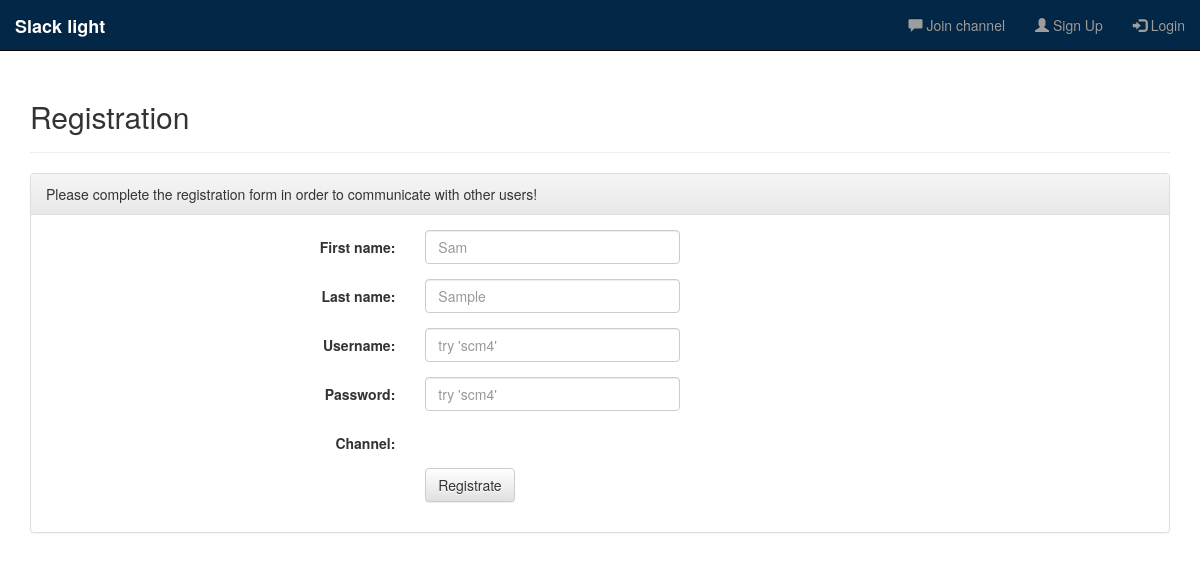
Page /index.php?view=registration on the earlier database version.
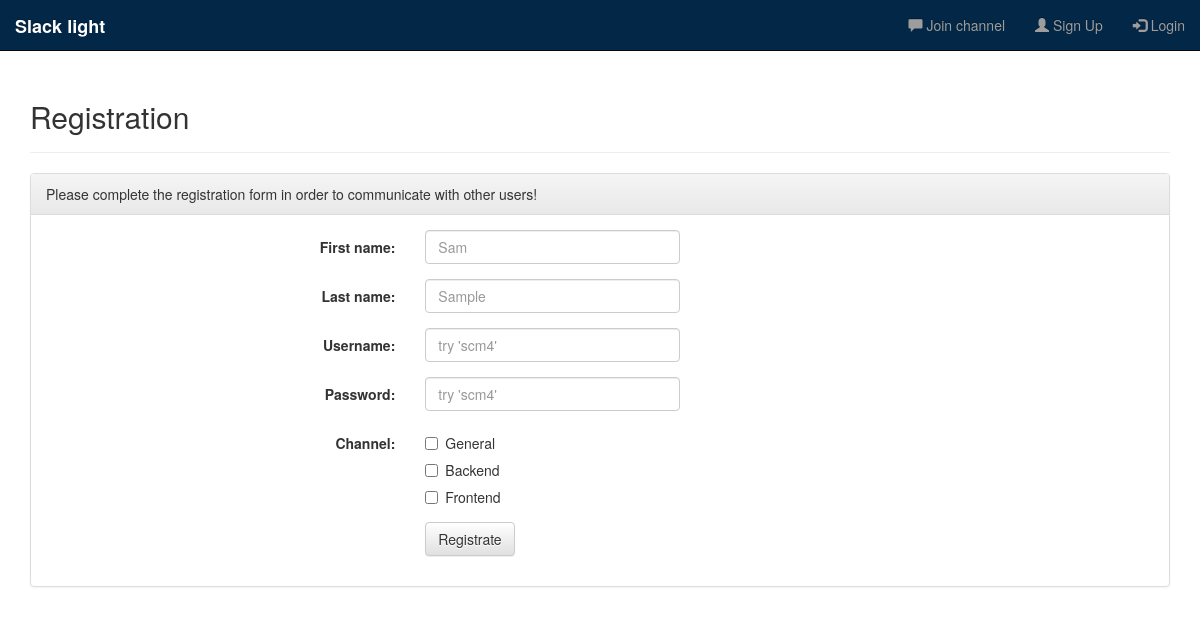
Same page on the later database version.
### tables this page shows
CREATE TABLE IF NOT EXISTS `Channel` (
`channelId` int(11) NOT NULL AUTO_INCREMENT,
  `name` varchar(45) NOT NULL,
  PRIMARY KEY(`channelId`)
);

### lib/AuthenticationManager.php (called while the page is built, shortened)
<?php
class AuthenticationManager extends BaseObject {
    public static function getAuthenticatedUser() {
        return self::isAuthenticated() ? DataManager::getUserById($_SESSION['user']) : null;
    }
    public static function isAuthenticated() {
        return isset($_SESSION['user']) && $_SESSION['user'];
    }
}

### lib/Util.php (called while the page is built, shortened)
<?php
class Util extends BaseObject {
	public static function action($action, $params = null) {
		$page = isset($_REQUEST['page']) && $_REQUEST['page'] ? $_REQUEST['page'] : $_SERVER['REQUEST_URI'];
        $page = explode('?', $page)[0];
        $ret = 'index.php?action=' . rawurlencode($action) . '&page=' . rawurlencode($page);
		return $ret;
	}
}
?>

### lib/data/DataManager_pdo.php (called while the page is built, shortened)
<?php
class DataManager {
    private static $__connection;
    private static function getConnection() {
        if (!isset(self::$__connection)) {
            self::$__connection = new PDO('mysql:host=localhost;dbname=fh_2015_scm4_1310307036;charset=utf8', 'root', '');
        }
        return self::$__connection;
    }
    private static function query($connection, $query, $parameters = array()) {
        $statement = $connection->prepare($query);
        $statement->execute();
        return $statement;
    }
    private static function fetchObject($cursor) {
        return $cursor->fetchObject();
    }
    public static function getChannels() {
        $channels = array();
        $con = self::getConnection();
        $res = self::query($con, "SELECT channelId, name FROM channel;");
        while ($ch = self::fetchObject($res)) {
            $channels[] = new Channel($ch->channelId, $ch->name);
        }
        return $channels;
    }
}

### lib/Channel.php (called while the page is built, shortened)
<?php
class Channel extends Entity {
    private $name;
    public function __construct($id, $name) {
        $this->name = $name;
    }
    public function getName() {
        return $this->name;
    }
}

### views/registration.php (the view)
<?php
include_once("views/partials/header.php");
?>
<div class="page-header">
    <h2>Registration</h2>
</div>
<div class="panel panel-default">
    <div class="panel-heading">
        Please complete the registration form in order to communicate with other users!
    </div>
    <div class="panel-body">
        <form class="form-horizontal" method="post" action="<?php echo Util::action('registrate');?>">
            <div class="form-group">
                <label for="inputName" class="col-sm-4 control-label">First name: </label>
                <div class="col-sm-3">
                    <input type="text" class="form-control" id="firstName" name="firstName" placeholder="Sam" required>
                </div>
            </div>
            <div class="form-group">
                <label for="inputName" class="col-sm-4 control-label">Last name: </label>
                <div class="col-sm-3">
                    <input type="text" class="form-control" id="lastName" name="lastName" placeholder="Sample" required>
                </div>
            </div>
            <div class="form-group">
                <label for="inputName" class="col-sm-4 control-label">Username: </label>
                <div class="col-sm-3">
                    <input type="text" class="form-control" id="username" name="username" placeholder="try 'scm4'" required>
                </div>
            </div>
            <div class="form-group">
                <label for="inputPassword" class="col-sm-4 control-label">Password:</label>
                <div class="col-sm-3">
                    <input type="password" class="form-control" id="inputPassword" name="password" placeholder="try 'scm4'" required>
                </div>
            </div>
            <div class = "form-group">
                <label for="channel" class="col-sm-4 control-label">Channel:</label>
                <div class = "col-sm-3">
                        <?php
                            $channels = DataManager::getChannels();
                            foreach($channels as $channel) { ?>
                                <div class="checkbox">
                                    <label><input type="checkbox" name="channels[]" value="<?php echo $channel->getName();?>"><?php echo $channel->getName();?></label>
                                </div>
                            <?php } ?>
                </div>
            </div>
            <div class="form-group">
                <div class="col-sm-offset-4 col-sm-3">
                    <button type="submit" class="btn btn-default">Registrate</button>
                </div>
            </div>
        </form>
    </div>
</div>
<?php
include_once("views/partials/footer.php");
?>

### index.php (shortened to what this page needs)
<?php
$view = isset($_REQUEST['view']) && $_REQUEST['view'] ? $_REQUEST['view'] : 'welcome';
$file = '/views/' . $view . '.php';
if (file_exists(__DIR__ . $file)) {
    require($file);
}

### views/partials/header.php (shortened to what this page needs)
<?php
$user = AuthenticationManager::getAuthenticatedUser();
?>
<!DOCTYPE html>
<html>
	<head>
		<link href="assets/bootstrap/css/bootstrap.min.css" rel="stylesheet">
		<link href="assets/bootstrap/css/bootstrap-theme.min.css" rel="stylesheet">
		<link href="assets/main.css" rel="stylesheet">
        <link href="assets/customize.css" rel="stylesheet">
	</head>
	<body>
    <div class="navbar navbar-inverse navbar-fixed-top">
        <div class="container-fluid navbar-custom">
            <div class="navbar-header navbar-custom">
                <a class="navbar-brand" href="index.php?view=welcome"><b>Slack light</b></a>
            </div>
            <div class="navbar-collapse collapse navbar-custom" id="bs-navbar-collapse-1">
                <ul class="nav navbar-nav navbar-right ">
                    <li>
                        <a href="index.php?view=join"><span class="glyphicon glyphicon-comment"></span> Join channel</a>
                    </li>
                    <li>
                        <?php if ($user == null): ?>
                            <a href="index.php?view=registration"><span class="glyphicon glyphicon-user"></span> Sign Up</a>
                        <?php endif; ?>
                    </li>
                    <li>
                        <?php if ($user == null): ?>
                            <a href="index.php?view=welcome"><span class="glyphicon glyphicon-log-in"></span> Login</a>
                        <?php else: ?>
                            <a href="index.php?view=logout"><span class="glyphicon glyphicon-log-out"></span> Logout</a>
                        <?php endif; ?>
                    </li>
                </ul>
            </div>
        </div>
    </div>
    <div class = "container">

### views/partials/footer.php (shortened to what this page needs)
</div>
</body>
</html>

### assets/main.css (style rules this page uses)
body { padding-top: 60px; }

### assets/customize.css (style rules this page uses)
.navbar-custom { color: #FFFFFF; background-color: #032746; }

Differences in the rows shown:
added channel: name "General"
added channel: name "Backend"
added channel: name "Frontend"
